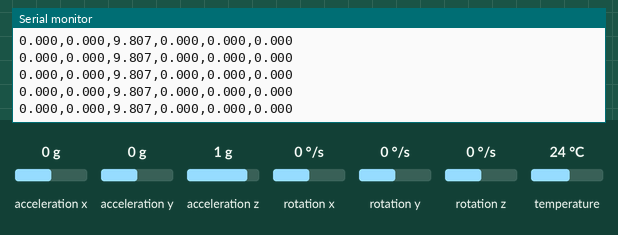
The sketch below on a simulated Arduino Uno, built with avr-gcc and run on an emulated ATmega328P. Shown: the last lines printed to the serial monitor. The test bench sets the inputs (shaded band); at power-on: acceleration x 0 g, acceleration y 0 g, acceleration z 1 g, rotation x 0 °/s, rotation y 0 °/s, rotation z 0 °/s, temperature 24 °C.

Above: at 1.2 s.
1.3 s: acceleration x set to -1.4 g
At 1.31 s:
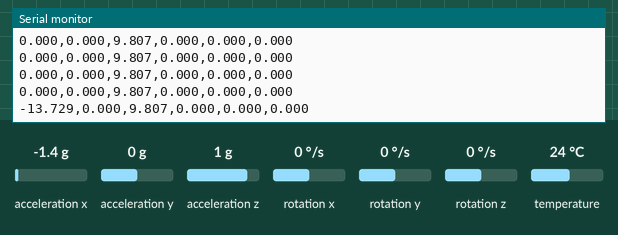
2.8 s: acceleration y set to -1.4 g
At 2.81 s:
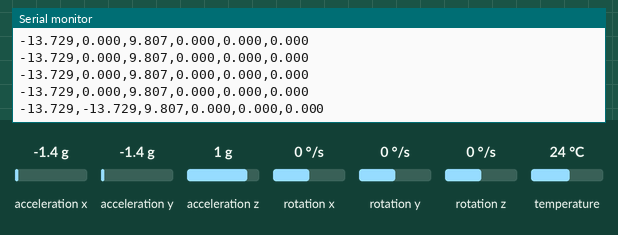
4.3 s: acceleration z set to -1.4 g
At 4.31 s:
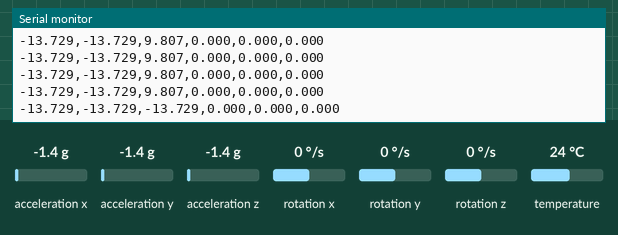
5.8 s: rotation x set to -192 °/s
At 5.81 s:
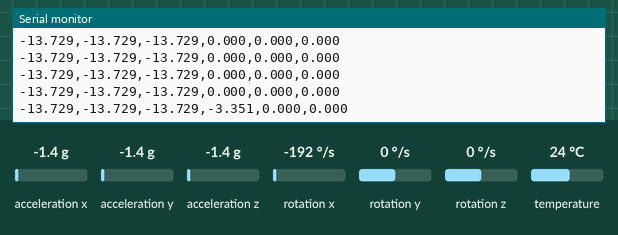
7.3 s: rotation y set to -192 °/s
At 7.31 s:
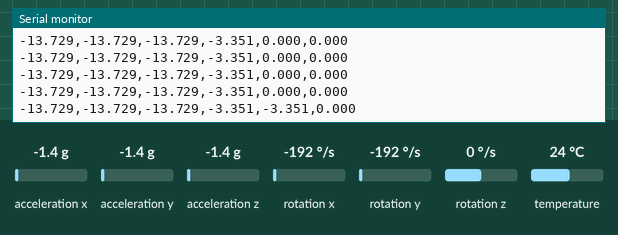

Measured:
- after the input at 1.3 s, the serial monitor: prints a new line at once (image 1)
- after the input at 2.8 s, the serial monitor: prints a new line at once (image 2)
- after the input at 4.3 s, the serial monitor: prints a new line at once (image 3)
- after the input at 5.8 s, the serial monitor: prints a new line at once (image 4)
- after the input at 7.3 s, the serial monitor: prints a new line at once (image 5)

The sketch:

TASK1_ARDUINO.ino
```cpp
#include <Wire.h>
#include <Adafruit_MPU6050.h>
#include <Adafruit_Sensor.h>

Adafruit_MPU6050 mpu;

unsigned long lastRead = 0;
const unsigned long READ_INTERVAL = 100;

bool sensorReady = false;

bool startSensor() {
  if (mpu.begin()) {
    mpu.setAccelerometerRange(MPU6050_RANGE_8_G);
    mpu.setGyroRange(MPU6050_RANGE_500_DEG);
    mpu.setFilterBandwidth(MPU6050_BAND_21_HZ);
    return true;
  }
  return false;
}

void setup() {
  Serial.begin(9600);

  Wire.begin();
  Wire.setClock(100000);

  // Prevent the I2C bus from waiting indefinitely.
  Wire.setWireTimeout(25000, true);

  Serial.println("Starting MPU6050...");

  sensorReady = startSensor();

  if (sensorReady) {
    Serial.println("MPU6050 READY");
  } else {
    Serial.println("MPU6050 NOT FOUND");
  }
}

void loop() {
  if (millis() - lastRead < READ_INTERVAL) {
    return;
  }
  lastRead = millis();

  if (!sensorReady) {
    Serial.println("Retrying sensor...");
    sensorReady = startSensor();

    if (!sensorReady) {
      return;
    }

    Serial.println("Sensor reconnected");
  }

  sensors_event_t a, g, temp;
  mpu.getEvent(&a, &g, &temp);

  // Check whether the I2C peripheral timed out.
  if (Wire.getWireTimeoutFlag()) {
    Wire.clearWireTimeoutFlag();
    Serial.println("I2C TIMEOUT - CHECK SENSOR WIRING");
    sensorReady = false;
    return;
  }

  Serial.print(a.acceleration.x, 3);
  Serial.print(",");
  Serial.print(a.acceleration.y, 3);
  Serial.print(",");
  Serial.print(a.acceleration.z, 3);
  Serial.print(",");
  Serial.print(g.gyro.x, 3);
  Serial.print(",");
  Serial.print(g.gyro.y, 3);
  Serial.print(",");
  Serial.println(g.gyro.z, 3);
}
```
